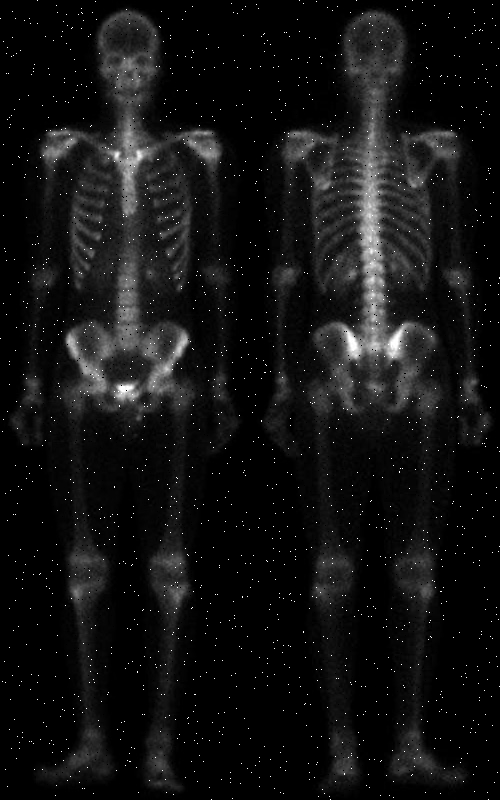
#> input picture HW2/Q4/bone-scan.png, 500 x 800 px
$ python Q4.py
#> lines starting #> are read from the running program, lines starting #| are printed output that depends on the picture
import cv2
import numpy as np
import matplotlib.pyplot as plt
from matplotlib.widgets import Slider, Button, RadioButtons
img=cv2.imread('bone-scan.png')
#> img is the input picture: shape (800, 500, 3); min 0, max 255, mean 18.3
img = cv2.cvtColor(img, cv2.COLOR_BGR2GRAY)
#> img: shape (800, 500)
median = cv2.medianBlur(img, 7)
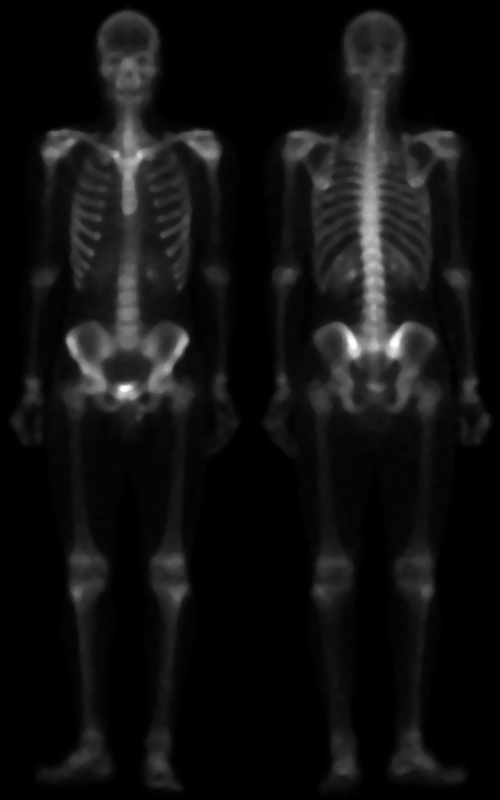
#> median: shape (800, 500); min 0, max 254, mean 16.9
plt.subplot(1,2,1)
plt.imshow(cv2.cvtColor(median, cv2.COLOR_BGR2RGB))
plt.yticks([])
plt.xticks([])
plt.title('median')
plt.subplot(1,2,2)
plt.imshow(cv2.cvtColor(img, cv2.COLOR_BGR2RGB))
plt.yticks([])
plt.xticks([])
plt.show()
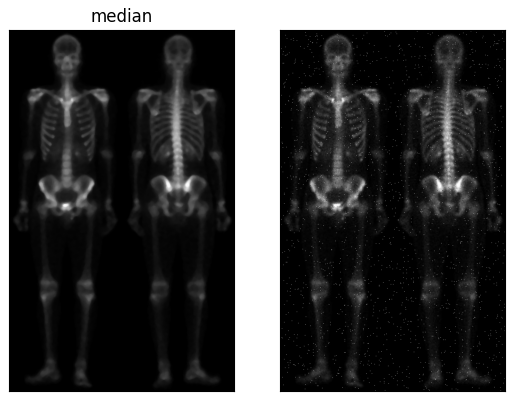
#> figure drawn by matplotlib, 2 panels
figure_size =7
mean = cv2.blur(img,(figure_size, figure_size))
plt.figure(2)
plt.subplot(1,2,1)
plt.imshow(cv2.cvtColor(median, cv2.COLOR_BGR2RGB))
plt.yticks([])
plt.xticks([])
plt.title('median')
plt.yticks([])
plt.xticks([])
plt.subplot(1,2,2)
plt.imshow(cv2.cvtColor(mean, cv2.COLOR_BGR2RGB))
plt.title('mean')
plt.yticks([])
plt.xticks([])
plt.show()
row , col = img.shape[:2]
#> row = 800; col = 500
la_kernel1 = np.array([[0, 1, 0], [1, -4, 1], [0, 1, 0]])
kernel1_size = 3
img3 = np.zeros((row + (kernel1_size - 1), col + (kernel1_size - 1)), dtype=np.uint8)
img3[int(kernel1_size/2)+1:row+int(kernel1_size/2)+1,int(kernel1_size/2)+1:col+int(kernel1_size/2)+1]=median[:,:]


img_la1 = np.zeros((row, col), dtype=np.int8)

for i in range(0, row):
    for j in range(0, col):
        img_la1[i][j] = np.sum(np.multiply(img3[i:i + kernel1_size, j:j + kernel1_size], la_kernel1))
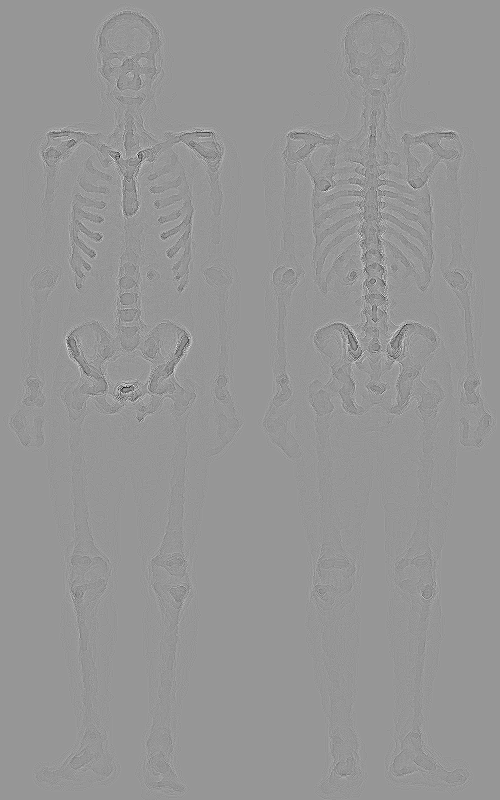
#> img_la1: shape (800, 500) int8; min -66, max 46, mean 0; drawn with min black and max white


cv2.imshow('laplacian',img_la1)
cv2.waitKey()
cv2.imwrite('laplacian.jpg',img_la1)
c0 = 1
delta_c= 0.5
x11=(c0*img_la1+median)
#x11=x11/np.max(x11)*255 #contrast stretching 0-255
b1 = np.array(np.zeros((row, col), dtype=np.uint8))

for i in range(0, row):#mapping <0 to 0 and 255> to 255
    for j in range(0, col):

        if (x11[i][j] >= 255):
            b1[i][j] = 255
            if (x11[i][j] < 0):
                b1[i][j] = 0
            else:
                b1[i][j] = x11[i][j]

b1 = b1.astype(np.uint8)
l=plt.imshow(x11,cmap='gray')
plt.xticks([])
plt.yticks([])
axcla = plt.axes([0.25, 0.1, 0.65, 0.03])
scla = Slider(axcla,'c', -20, 20, valinit=c0, valstep=delta_c)

def update(val):
    c=scla.val
    l.set_data(c*img_la1+median)
    fig.canvas.draw_idle()
scla.on_changed(update)
plt.show()
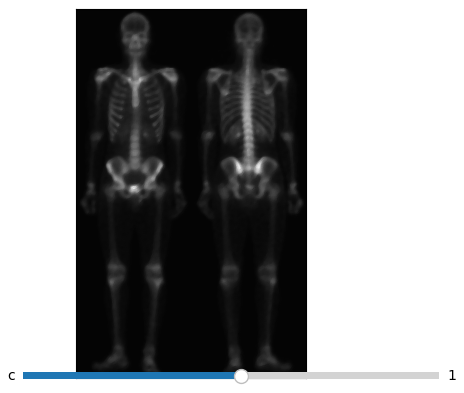
#> figure drawn by matplotlib, 2 panels
